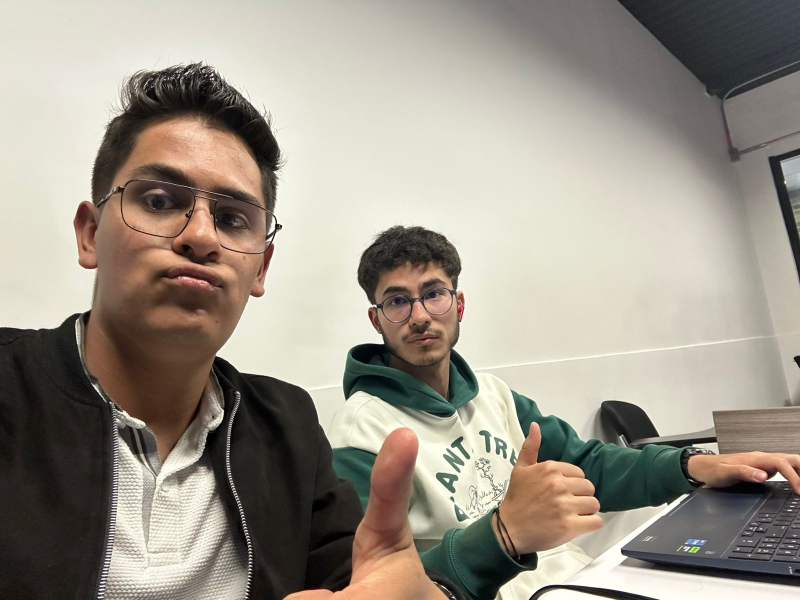
//> input picture Taller_Color/ImagenPrueba.jpeg, 1600 x 1200 px (shown at 1/2 size)
$ ./main   (built with g++ and OpenCV 4)
//> lines starting //> are read from the running program, lines starting //| are printed output that depends on the picture
#include <opencv2/opencv.hpp>
#include <iostream>
#include <vector>
#include <cmath>
#include <cstdlib>
#include <ctime>

using namespace cv;
using namespace std;

static Mat ajustar_tamano(const Mat& img, const Size& target_size) {
    if (img.size() == target_size) return img;
    Mat salida;
    resize(img, salida, target_size);
    return salida;
}

static void esperar_q_o_esc() {
    while (true) {
        int key = waitKey(30);
        if (key == 27 || key == 'q' || key == 'Q') break;
    }
    destroyAllWindows();
}

struct Pixel {
    double r, g, b;
    Pixel() : r(0), g(0), b(0) {}
    Pixel(double r_, double g_, double b_) : r(r_), g(g_), b(b_) {}
};

double distancia_euclidiana(const Pixel& p1, const Pixel& p2) {
    double dr = p1.r - p2.r;
    double dg = p1.g - p2.g;
    double db = p1.b - p2.b;
    return sqrt(dr * dr + dg * dg + db * db);
}

void ejercicio3_kmeans_manual(int K = 5) {
//> called with K = 5
    Mat img_bgr = imread("ImagenPrueba.jpeg");
//> img_bgr is the input picture: 1200 rows x 1600 cols, CV_8UC3; mean B, G, R 137, 149, 156.3
    if (img_bgr.empty()) img_bgr = imread("imagen.jpg");
    if (img_bgr.empty()) img_bgr = imread("../ImagenPrueba.jpeg");
    if (img_bgr.empty()) img_bgr = imread("../../ImagenPrueba.jpeg");
    if (img_bgr.empty()) {
        cout << "Error: No se pudo cargar la imagen. Rutas probadas: "
             << "ImagenPrueba.jpeg, imagen.jpg, ../ImagenPrueba.jpeg, ../../ImagenPrueba.jpeg" << endl;
        return;
    }
    // Redimensionar para acelerar
    Mat img_small;
    resize(img_bgr, img_small, Size(160, 120));
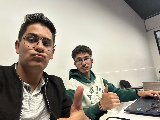
//> img_small: 120 rows x 160 cols, CV_8UC3; mean B, G, R 137.1, 149, 156.4
    int rows = img_small.rows;
//> rows = 120
    int cols = img_small.cols;
//> cols = 160
    int total_pixels = rows * cols;
//> total_pixels = 19200
    cout << "Procesando " << total_pixels << " pixeles con K=" << K << endl;
//| Procesando 19200 pixeles con K=5
    // ========== PASO 1: Crear array de píxeles ==========
    vector<Pixel> pixels(total_pixels);
    int idx = 0;
    for (int i = 0; i < rows; i++) {
        for (int j = 0; j < cols; j++) {
            Vec3b pixel_bgr = img_small.at<Vec3b>(i, j);
            pixels[idx] = Pixel(pixel_bgr[2], pixel_bgr[1], pixel_bgr[0]); // BGR -> RGB
            idx++;
        }
    }
//> this loop made 120 passes
//> idx on passes 1 to 12: 160, 320, 480, 640, 800, 960, 1120, 1280, 1440, 1600, 1760, 1920
//> after the loop, idx = 19200
    // ========== PASO 2: Inicializar K centroides aleatorios ==========
    srand(time(NULL));
    vector<Pixel> centroides(K);
    for (int k = 0; k < K; k++) {
        int random_idx = rand() % total_pixels;
        centroides[k] = pixels[random_idx];
        cout << "Centroide " << k << ": ("
<< centroides[k].r << ", "
<< centroides[k].g << ", "
<< centroides[k].b << ")" << endl;
    }
    // ========== PASO 3: Array para almacenar asignaciones ==========
    vector<int> asignaciones(total_pixels);
    // ========== PASO 4: Iterar K-Means ==========
    int max_iteraciones = 20;
    for (int iter = 0; iter < max_iteraciones; iter++) {
        cout << "Iteracion " << (iter + 1) << "/" << max_iteraciones << endl;
        // PASO 4a: Asignar cada píxel al centroide más cercano
        for (int i = 0; i < total_pixels; i++) {
            double min_distancia = distancia_euclidiana(pixels[i], centroides[0]);
            int cluster_asignado = 0;
            for (int k = 1; k < K; k++) {
                double distancia = distancia_euclidiana(pixels[i], centroides[k]);
                if (distancia < min_distancia) {
                    min_distancia = distancia;
                    cluster_asignado = k;
                }
            }
            asignaciones[i] = cluster_asignado;
        }
        // PASO 4b: Recalcular centroides
        vector<double> sum_r(K, 0.0);
        vector<double> sum_g(K, 0.0);
        vector<double> sum_b(K, 0.0);
        vector<int> count(K, 0);
        for (int i = 0; i < total_pixels; i++) {
            int cluster = asignaciones[i];
            sum_r[cluster] += pixels[i].r;
            sum_g[cluster] += pixels[i].g;
            sum_b[cluster] += pixels[i].b;
            count[cluster]++;
        }
        // Actualizar centroides con los promedios
        for (int k = 0; k < K; k++) {
            if (count[k] > 0) {
                centroides[k].r = sum_r[k] / count[k];
                centroides[k].g = sum_g[k] / count[k];
                centroides[k].b = sum_b[k] / count[k];
            }
        }
    }
    // ========== PASO 5: Crear imagen cuantizada ==========
    Mat img_quantized(rows, cols, CV_8UC3);
    idx = 0;
    for (int i = 0; i < rows; i++) {
        for (int j = 0; j < cols; j++) {
            int cluster = asignaciones[idx];
            Pixel centroide = centroides[cluster];
            img_quantized.at<Vec3b>(i, j) = Vec3b(
                (uchar)centroide.b,
                (uchar)centroide.g,
                (uchar)centroide.r
            );
            idx++;
        }
    }
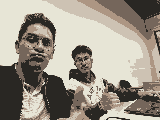
//> img_quantized: 120 rows x 160 cols, CV_8UC3; mean B, G, R 136.4, 148.4, 155.7
//> after the loop, idx = 19200
    // ========== PASO 6: Crear paleta de colores ==========
    int palette_height = 50;
    int palette_width = K * 50;
    Mat paleta(palette_height, palette_width, CV_8UC3);
    for (int k = 0; k < K; k++) {
        Pixel centroide = centroides[k];
        Rect region(k * 50, 0, 50, palette_height);
        rectangle(paleta, region,
                  Scalar(centroide.b, centroide.g, centroide.r),
                  -1);
    }
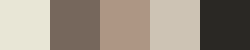
//> paleta: 50 rows x 250 cols, CV_8UC3; mean B, G, R 130.8, 143.6, 154
    // Mostrar resultados al mismo tamano
    Mat img_quantized_mismo_tamano = ajustar_tamano(img_quantized, img_small.size());
    imshow("Original", img_small);
    imshow("K-Means Manual K=" + to_string(K), img_quantized_mismo_tamano);
    imshow("Paleta", paleta);
    cout << "Presiona 'q' o ESC para cerrar." << endl;
    esperar_q_o_esc();
//> the 'q' key is pressed
}

int main() {
    ejercicio3_kmeans_manual(5);
    return 0;
}
